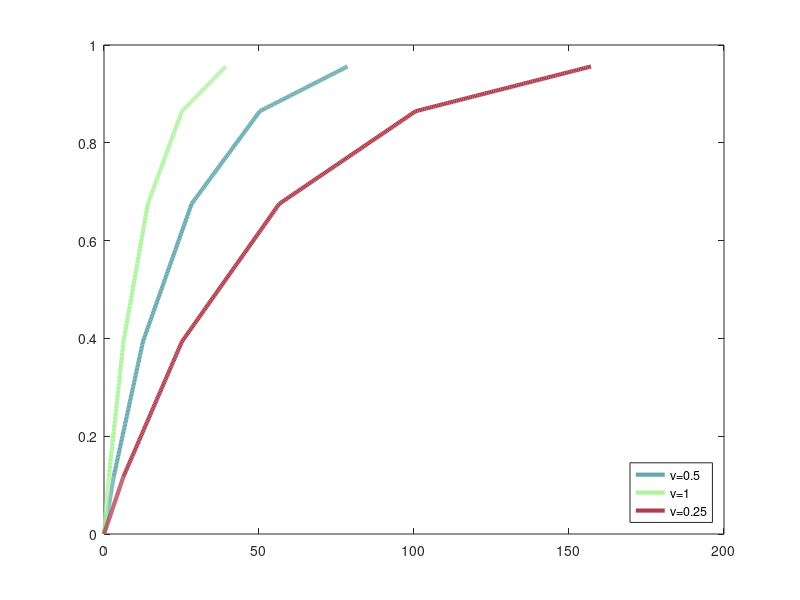

This figure's MATLAB source:
std = 1;
l = @(r) 1./(2.*pi.*std.^2).*exp(-(r.^2)/(2.*std.^2)).*r;
f = @(x,y) integral(l,0,x)*y;

init = 0.25;
v = 0.5;
r=init;
figure;
t = linspace(0,2*pi/v*r,100);
lst = 2*pi/v*r;
p = f(2*r,t*v/r);

p1 = plot(t,p,'LineWidth',3,'Color','#62A8AC');
hold on;
for i=1:4
    r=init*(i*2+1);
    t = linspace(lst,lst+2*pi/v*r,100);
    p = f(r+init,(t-lst)*v/r)+f(r-init,2*pi-(t-lst)*v/r);
    lst = lst+2*pi/v*r;
    plot(t,p,'LineWidth',3,'Color','#62A8AC');
    hold on;
end

init = 0.25;
v = 1;
r=init;
t = linspace(0,2*pi/v*r,100);
lst = 2*pi/v*r;
p = f(2*r,t*v/r);
p2 = plot(t,p,'LineWidth',3,'Color','#ACF39D');
hold on;
for i=1:4
    r=init*(i*2+1);
    t = linspace(lst,lst+2*pi/v*r,100);
    p = f(r+init,(t-lst)*v/r)+f(r-init,2*pi-(t-lst)*v/r);
    lst = lst+2*pi/v*r;
    plot(t,p,'LineWidth',3,'Color','#ACF39D');
    hold on;
end

init = 0.25;
v = 0.25;
r=init;
t = linspace(0,2*pi/v*r,100);
lst = 2*pi/v*r;
p = f(2*r,t*v/r);

p3 = plot(t,p,'LineWidth',3,'Color','#af3e4d');
hold on;
for i=1:4
    r=init*(i*2+1);
    t = linspace(lst,lst+2*pi/v*r,100);
    p = f(r+init,(t-lst)*v/r)+f(r-init,2*pi-(t-lst)*v/r);
    lst = lst+2*pi/v*r;
    plot(t,p,'LineWidth',3,'Color','#af3e4d');
    hold on;
end
legend([p1 p2 p3],{'v=0.5','v=1','v=0.25'},'Location','southeast');
%legend('n=1','n=2','n=3','n=4','n=5','n=6','Location','southeast');